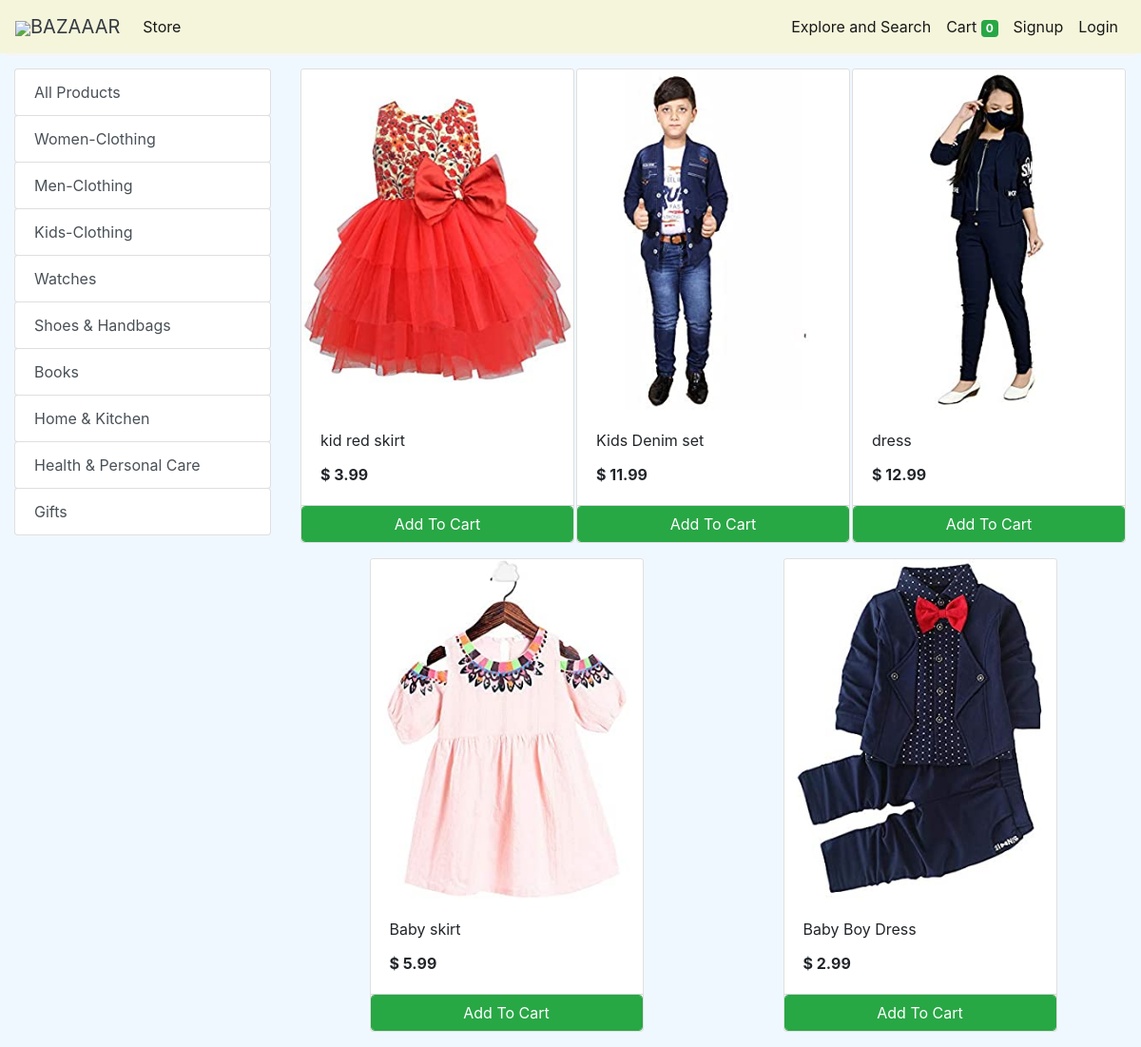
Screenshot of /store?category=24 with the database file from the repository.
### store/models/category.py (models this page shows, shortened)
class Category(models.Model):
    name= models.CharField(max_length=50)
    @staticmethod
    def get_all_categories():
        return Category.objects.all()

### store/models/product.py (models this page shows, shortened)
class Products(models.Model):
    name = models.CharField(max_length=60)
    price= models.DecimalField(max_digits=7, decimal_places=2)
    category= models.ForeignKey(Category,on_delete=models.CASCADE,default=1 )
    description= models.CharField(max_length=250, default='', blank=True, null= True)
    image= models.ImageField(upload_to='uploads/products/')
    @staticmethod
    def get_all_products_by_categoryid(category_id):
        if category_id:
            return Products.objects.filter (category=category_id)
        else:
            return Products.get_all_products();

### store/views/home.py (the view)
# urls.py: path('' , include('store.urls')) #if it is empty, it is going to store.urls
def store(request):
    cart = request.session.get('cart')
    if not cart:
        request.session['cart'] = {}
    products = None
    categories = Category.get_all_categories()
    categoryID = request.GET.get('category')
    print(request)
    name= request.GET.get('name') #access from requets object. Look into query string paramters in django request
    if categoryID:
        products = Products.get_all_products_by_categoryid(categoryID)
    elif name:
        products = Products.search_products(name)
    else:
        products = Products.get_all_products();
    data = {}
    data['products'] = products
    data['categories'] = categories
    return render(request, 'index.html', data)

### store/templatetags/cart.py (called while the page is built)
@register.filter (name='is_in_cart')
def is_in_cart(product, cart):
    keys = cart.keys ()
    for id in keys:
        if int (id) == product.id:
            return True
    return False;

### store/templatetags/custom_filter.py (called while the page is built)
@register.filter(name='currency')
def currency(number):
    return "$ "+str(number)

### store/templates/index.html (shortened to what this page needs)
{% extends 'base.html' %}
{% block content %}
{% load cart %}
{% load custom_filter %}
<div class="container-fluid mt-3">
	<div class="row">
		<div class="col-lg-3 mx-auto">
			<div class="list-group">
				<a href="/" class="list-group-item list-group-item-action btn btn-outline-success">All Products</a>
				{% for category in categories %}
				<a href="/?category={{category.id}}"
				   class="list-group-item list-group-item-action btn btn-outline-success ">{{category.name}}</a>
				{% endfor %}
			</div>
		</div>
		<div id='products' class="col-lg-9 mx-auto">
			<div class="row mx-auto">
				{% for product in products %}
				<div class="card mx-auto mb-3" id={{product.id}} style="width: 18rem;">
					<img class="card-img-top" src="{{product.image.url}}" alt="Card image cap">
					<div class="card-body">
						<p class="card-title">{{product.name}}</p>
						<p class="card-text"><b>{{product.price|currency}}</b></p>
					</div>
					<div class="card-footer p-0 no-gutters">
						{% if product|is_in_cart:request.session.cart %}
						<div class="row no-gutters">
							<form action="/#{{product.id}}" class="col-2 " method="post">
								{% csrf_token %}
								<input hidden type="text" name='product' value='{{product.id}}'>
								<input hidden type="text" name='remove' value='True'>
								<input type="submit" value=" - " class="btn btn-block btn-success border-right">
							</form>
							<div class="text-center col btn btn-success">{{product|cart_quantity:request.session.cart}} in Cart</div>
							<form action="/#{{product.id}}" class="col-2 " method="post">
								{% csrf_token %}
								<input hidden type="text" name='product' value='{{product.id}}'>
								<input type="submit" value=" + " class="btn btn-block btn-success border-left">
							</form>
						</div>
						{% else %}
						<form action="/#{{product.id}}" method="POST" class="btn-block">
							<input type="submit" class="float-right btn btn-success form-control"
								   value="Add To Cart">
						</form>
						{% endif %}
					</div>
				</div>
				{% endfor %}
			</div>
		</div>
	</div>
</div>
{% endblock %}

### store/templates/base.html (style rules this page uses)
body { background-color: aliceblue ; }

### rows the page displays
Category: name "Women-Clothing"
Category: name "Men-Clothing"
Category: name "Kids-Clothing"
Category: name "Watches"
Category: name "Shoes & Handbags"
Category: name "Books"
Category: name "Home & Kitchen"
Category: name "Health & Personal Care"
Category: name "Gifts"
Products: image (picture), name "kid red skirt", price "$ 3.99"
Products: image (picture), name "Kids Denim set", price "$ 11.99"
Products: image (picture), name "dress", price "$ 12.99"
Products: image (picture), name "Baby skirt", price "$ 5.99"
Products: image (picture), name "Baby Boy Dress", price "$ 2.99"

### other values shown
{{ request.session.cart.keys|length }} "0"
